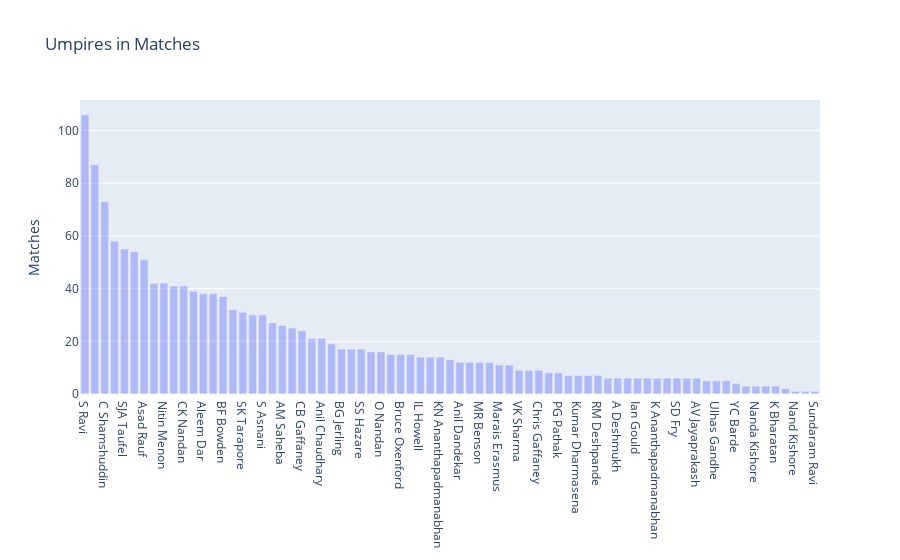

Notebook cell for this chart:
### Code cell
data = [go.Bar(x = ump_frame['index'], y = ump_frame[0], opacity = 0.4)]

layout = go.Layout(title = 'Umpires in Matches', yaxis = dict(title = 'Matches'), bargap = 0.2, hovermode = 'x')

fig = go.Figure(data = data, layout = layout)
iplot(fig)

### Figure 1 — Plotly figure (JSON) as saved in the notebook; plotly's stock layout.template omitted (floating-point values rounded to 4 significant figures)
{"data": [{"opacity": 0.4, "type": "bar", "x": ["S Ravi", "HDPK Dharmasena", "C Shamshuddin", "AK Chaudhary", "SJA Taufel", "M Erasmus", "Asad Rauf", "BR Doctrove", "Nitin Menon", "RE Koertzen", "CK Nandan", "VA Kulkarni", "Aleem Dar", "RJ Tucker", "BF Bowden", "BNJ Oxenford", "SK Tarapore", "RB Tiffin", "S Asnani", "DJ Harper", "AM Saheba", "NJ Llong", "CB Gaffaney", "K Hariharan", "Anil Chaudhary", "RK Illingworth", "BG Jerling", "JD Cloete", "SS Hazare", "A Nand Kishore", "O Nandan", "S Das", "Bruce Oxenford", "K Srinath", "IL Howell", "SL Shastri", "KN Ananthapadmanabhan", "AY Dandekar", "Anil Dandekar", "Nigel Llong", "MR Benson", "Yeshwant Barde", "Marais Erasmus", "PR Reiffel", "VK Sharma", "Rod Tucker", "Chris Gaffaney", "Vineet Kulkarni", "PG Pathak", "SJ Davis", "Kumar Dharmasena", "GAV Baxter", "RM Deshpande", "GA Pratapkumar", "A Deshmukh", "I Shivram", "Ian Gould", "AL Hill", "K Ananthapadmanabhan", "A.D Deshmukh", "SD Fry", "Virender Kumar Sharma", "AV Jayaprakash", "TH Wijewardene", "Ulhas Gandhe", "A Nanda Kishore", "YC Barde", "K Srinivasan", "Nanda Kishore", "KN Anantapadmanabhan", "K Bharatan", "SD Ranade", "Nand Kishore", "Subroto Das", "Sundaram Ravi"], "y": [106, 87, 73, 58, 55, 54, 51, 42, 42, 41, 41, 39, 38, 38, 37, 32, 31, 30, 30, 27, 26, 25, 24, 21, 21, 19, 17, 17, 17, 16, 16, 15, 15, 15, 14, 14, 14, 13, 12, 12, 12, 12, 11, 11, 9, 9, 9, 8, 8, 7, 7, 7, 7, 6, 6, 6, 6, 6, 6, 6, 6, 6, 6, 5, 5, 5, 4, 3, 3, 3, 3, 2, 1, 1, 1]}], "layout": {"bargap": 0.2, "hovermode": "x", "title": {"text": "Umpires in Matches"}, "yaxis": {"title": {"text": "Matches"}}}}
